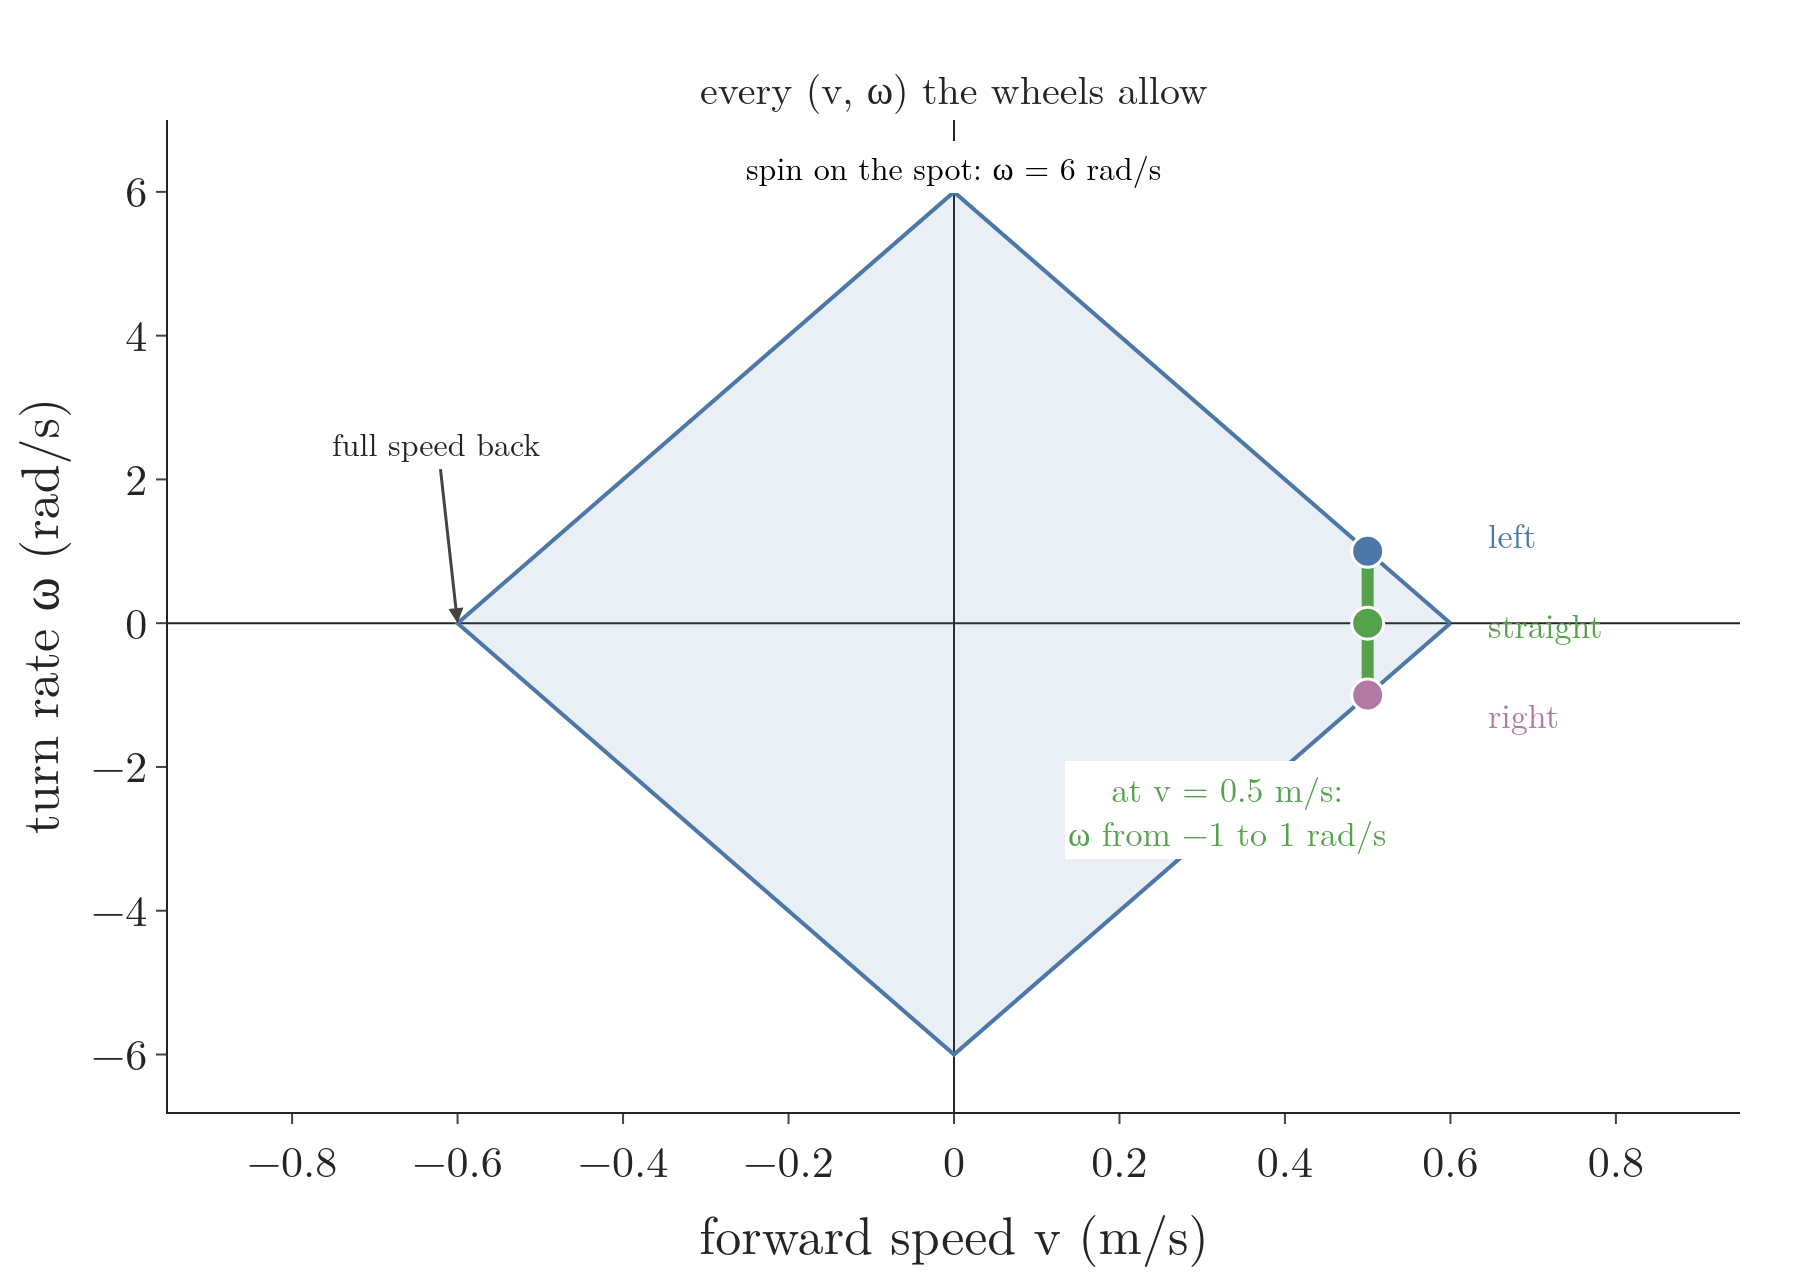

This figure's Python source:
"""Figure: where the three motion primitives come from: every pair (forward speed v,
turn rate omega) it can produce with each wheel at most 0.6 m/s: a diamond with corners at v = +-0.6 m/s (both wheels
at full speed) and omega = +-6 rad/s (spinning on the spot). At the cruising speed v = 0.5 m/s only turn rates from
-1 to +1 rad/s remain (green segment); the three primitives take its two ends and its middle. Run -> controls.png (and controls.html)"""
import math
from pathlib import Path

import plotly.graph_objects as go
from plotly.subplots import make_subplots

import drawkit as k
import motionkit as m
from gifkit import BLUE, GREEN, ORANGE, PURPLE

here = Path(__file__).parent
COL = {"left": BLUE, "straight": GREEN, "right": PURPLE}
wmax_spin = 2 * m.V_WHEEL / m.L_AXLE
assert round(wmax_spin, 6) == 6 and round(m.W_MAX, 6) == 1
assert round(math.degrees(m.W_MAX * m.DT_PRIM)) == 43 and round(m.V_CRUISE * m.DT_PRIM, 3) == 0.375

fig = make_subplots(rows=1, cols=1, subplot_titles=["every (v, ω) the wheels allow"])
dx, dy = [0.6, 0, -0.6, 0, 0.6], [0, wmax_spin, 0, -wmax_spin, 0]
fig.add_trace(k.poly_trace(dx, dy, "rgba(76,120,168,0.12)", BLUE, 2), row=1, col=1)
fig.add_trace(go.Scatter(x=[0.5, 0.5], y=[-1, 1], mode="lines", line=dict(color=GREEN, width=6), hoverinfo="skip"),
              row=1, col=1)
for name, om in m.PRIMS.items():
    k.point(fig, 0.5, om, COL[name], size=16, row=1, col=1)
    k.text(fig, 0.64, om + 0.25 * (om > 0) - 0.25 * (om < 0), name, color=COL[name], size=17, row=1, col=1,
           xanchor="left", bg="rgba(0,0,0,0)")
k.text(fig, 0.0, 6.35, "spin on the spot: ω = 6 rad/s", size=16, row=1, col=1)
fig.add_annotation(x=-0.6, y=0, ax=-10, ay=-90, text="full speed back", showarrow=True, arrowhead=2, arrowwidth=1.5,
                   font=dict(size=16), bgcolor="white", row=1, col=1)
k.text(fig, 0.33, -2.6, "at v = 0.5 m/s:<br>ω from −1 to 1 rad/s", color=GREEN, size=17, row=1, col=1)
fig.update_xaxes(range=[-0.95, 0.95], dtick=0.2, title="forward speed v (m/s)", zeroline=True, showgrid=False,
                 row=1, col=1)
fig.update_yaxes(range=[-6.8, 7.0], dtick=2, title="turn rate ω (rad/s)", zeroline=True, showgrid=False,
                 row=1, col=1)
k.layout(fig, 900, 640, None, margin=dict(l=80, r=30, t=60, b=70))
for s in ("every (v, ω) the wheels allow",):
    fig.update_annotations(font_size=20, selector=dict(text=s))
fig.write_image(here / "controls.png", scale=2)
